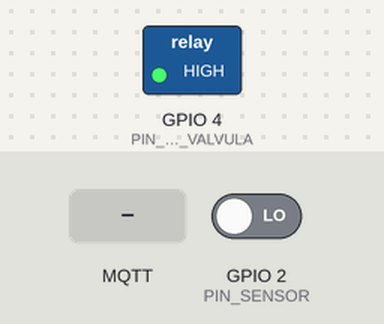
This sketch was run on a simulated ESP32. Parts: switched loads named in the sketch (green lamp = pin HIGH). The test bench sets the inputs (shaded band); at power-on: GPIO 2 (PIN_SENSOR) LOW. WiFi joins after 1.5 s; servers stay silent unless stated; no MQTT or app messages arrive unless stated.

Above: at 2.7 s.
2.8 s: MQTT message "1" arrives on the first subscribed topic
At 3.7 s:
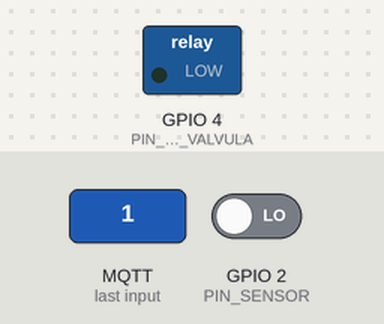
4.4 s: MQTT message "0" arrives on the first subscribed topic
At 5.1 s:
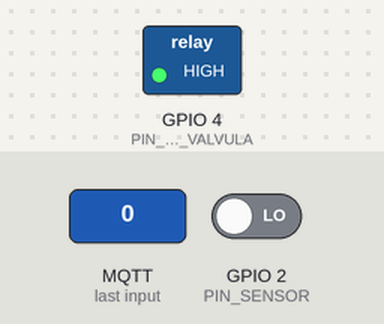
Timing chart, 0 to 7.4 s (numbered marks = the images above; inputs shaded):
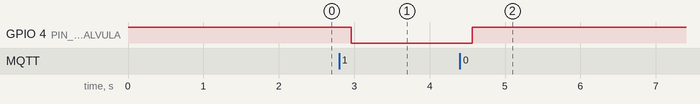

The sketch:

codigo_esp32.ino
```cpp
#include <WiFi.h>
#include <PubSubClient.h>

// -------- WIFI --------
const char* ssid = "wifi_docentes";
const char* password = "IReD0BgdY5";

// -------- MQTT --------
const char* mqtt_server = "broker.hivemq.com";

WiFiClient espClient;
PubSubClient client(espClient);

// -------- PINES --------
const int PIN_RELE_BOMBA_VALVULA = 4;
const int PIN_SENSOR = 2;

bool ordenLlenado = false;

// -------- WIFI --------
void setup_wifi() {
  WiFi.begin(ssid, password);

  while (WiFi.status() != WL_CONNECTED) {
    delay(500);
  }
}

// -------- MQTT CALLBACK --------
void callback(char* topic, byte* message, unsigned int length) {
  String msg;

  for (int i = 0; i < length; i++) {
    msg += (char)message[i];
  }

  // Recibir comando remoto
  if (msg == "0") {
    ordenLlenado = false;
    apagarActuadores();
  }

  if (msg == "1") {
    ordenLlenado = true;
    encenderActuadores();
  }
}

// -------- RECONEXION --------
void reconnect() {
  while (!client.connected()) {
    if (client.connect("ESP32_Agua")) {
      client.subscribe("tanque/comando");  // aquí llegan órdenes
    } else {
      delay(2000);
    }
  }
}

// -------- SETUP --------
void setup() {
  Serial.begin(115200);

  pinMode(PIN_RELE_BOMBA_VALVULA, OUTPUT);
  pinMode(PIN_SENSOR, INPUT);

  digitalWrite(PIN_RELE_BOMBA_VALVULA, HIGH);

  setup_wifi();

  client.setServer(mqtt_server, 1883);
  client.setCallback(callback);
}

// -------- LOOP --------
void loop() {

  if (!client.connected()) {
    reconnect();
  }

  client.loop();

  // --- Leer sensor ---
  bool nivelAlcanzado = digitalRead(PIN_SENSOR);

  // --- Lógica de control ---
  if (ordenLlenado) {
    if (nivelAlcanzado) {
      apagarActuadores();
    } else {
      encenderActuadores();
    }
  }

  // --- Enviar estado por MQTT ---
  client.publish("tanque/nivel", nivelAlcanzado ? "1" : "0");

  delay(200);
}

// -------- FUNCIONES --------
void encenderActuadores() {
  digitalWrite(PIN_RELE_BOMBA_VALVULA, LOW);
}

void apagarActuadores() {
  digitalWrite(PIN_RELE_BOMBA_VALVULA, HIGH);
}
```

Measured:
- after the input at 2.8 s, GPIO 4 (PIN_RELE_BOMBA_VALVULA): HIGH → LOW after 0.16 s
- after the input at 4.4 s, GPIO 4 (PIN_RELE_BOMBA_VALVULA): LOW → HIGH after 0.16 s
